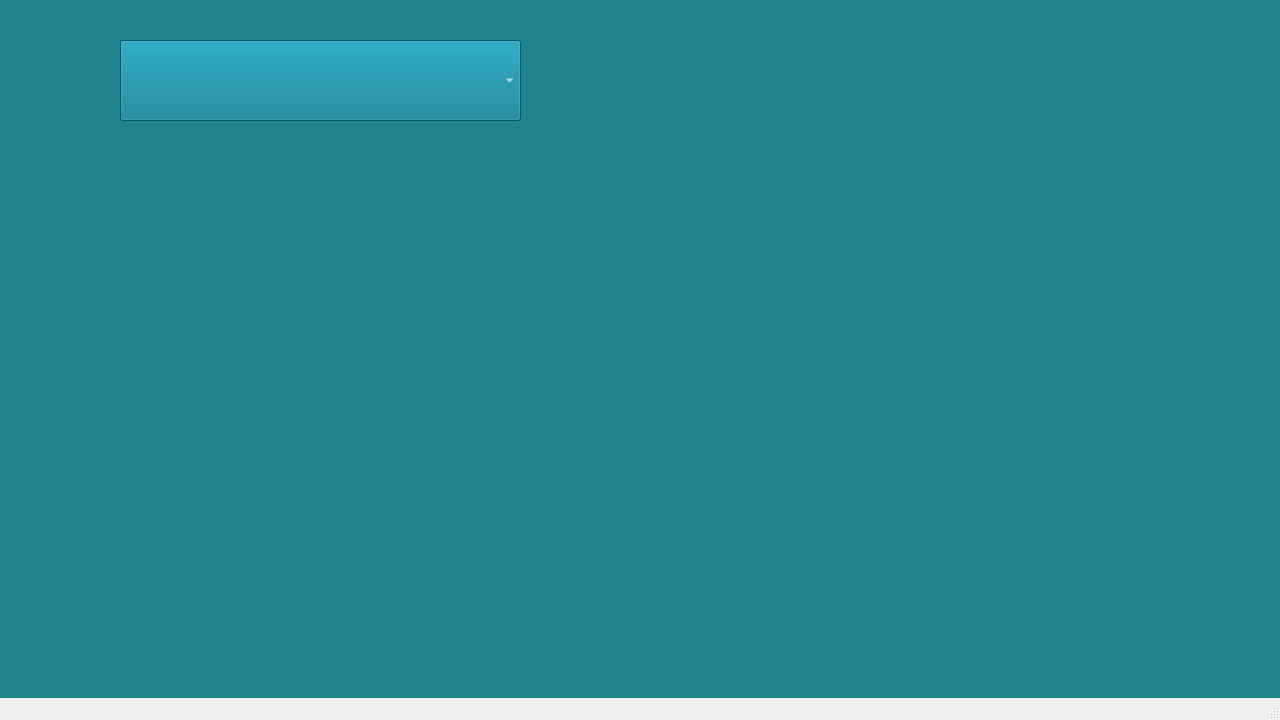
<?xml version="1.0" encoding="UTF-8"?>
<ui version="4.0">
 <class>MainWindow</class>
 <widget class="QMainWindow" name="MainWindow">
  <property name="geometry">
   <rect>
    <x>0</x>
    <y>0</y>
    <width>1280</width>
    <height>720</height>
   </rect>
  </property>
  <property name="windowTitle">
   <string>MainWindow</string>
  </property>
  <widget class="QWidget" name="centralwidget">
   <widget class="QLabel" name="label">
    <property name="geometry">
     <rect>
      <x>0</x>
      <y>0</y>
      <width>1280</width>
      <height>720</height>
     </rect>
    </property>
    <property name="styleSheet">
     <string notr="true">background-color: rgb(30, 131, 140);</string>
    </property>
    <property name="text">
     <string/>
    </property>
   </widget>
   <widget class="QPushButton" name="pushButton">
    <property name="geometry">
     <rect>
      <x>1130</x>
      <y>580</y>
      <width>151</width>
      <height>101</height>
     </rect>
    </property>
    <property name="styleSheet">
     <string notr="true">
image: url(:/image/backbuttonarrow.png);
border:none;</string>
    </property>
    <property name="text">
     <string/>
    </property>
   </widget>
   <widget class="QPushButton" name="pushButton_2">
    <property name="geometry">
     <rect>
      <x>130</x>
      <y>210</y>
      <width>341</width>
      <height>341</height>
     </rect>
    </property>
    <property name="styleSheet">
     <string notr="true">image: url(:/image/addperson.png);
border:none;</string>
    </property>
    <property name="text">
     <string/>
    </property>
   </widget>
   <widget class="QComboBox" name="comboBox">
    <property name="geometry">
     <rect>
      <x>120</x>
      <y>40</y>
      <width>401</width>
      <height>81</height>
     </rect>
    </property>
    <property name="styleSheet">
     <string notr="true">background-color: rgb(0, 117, 143);
font: 75 20pt &quot;Ubuntu&quot;;
color: rgb(255, 255, 255);
font:bold;</string>
    </property>
    <item>
     <property name="text">
      <string/>
     </property>
    </item>
   </widget>
   <widget class="QLabel" name="label_2">
    <property name="geometry">
     <rect>
      <x>10</x>
      <y>30</y>
      <width>131</width>
      <height>101</height>
     </rect>
    </property>
    <property name="styleSheet">
     <string notr="true">image: url(:/image/patienttttt.png);</string>
    </property>
    <property name="text">
     <string/>
    </property>
   </widget>
   <widget class="QPushButton" name="ButaddDoc">
    <property name="geometry">
     <rect>
      <x>530</x>
      <y>210</y>
      <width>341</width>
      <height>341</height>
     </rect>
    </property>
    <property name="styleSheet">
     <string notr="true">image: url(:/image/adddoctor.png);
border:none;</string>
    </property>
    <property name="text">
     <string/>
    </property>
   </widget>
   <widget class="QPushButton" name="ButaddLens">
    <property name="geometry">
     <rect>
      <x>950</x>
      <y>200</y>
      <width>341</width>
      <height>341</height>
     </rect>
    </property>
    <property name="styleSheet">
     <string notr="true">image: url(:/image/addlens.png);
border:none;</string>
    </property>
    <property name="text">
     <string/>
    </property>
   </widget>
  </widget>
  <widget class="QStatusBar" name="statusbar"/>
 </widget>
 <resources/>
 <connections/>
</ui>
